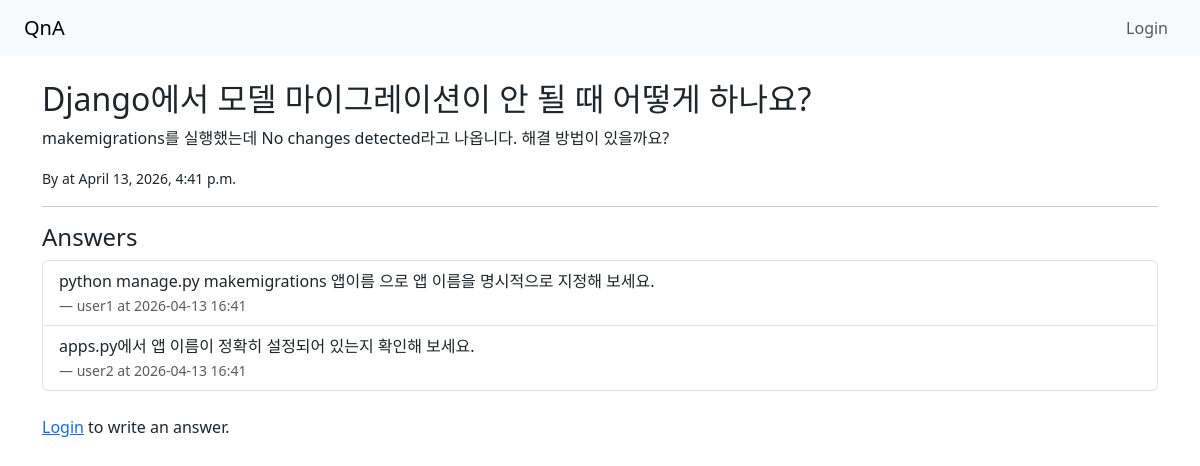
Screenshot of /question/1/ with the database file from the repository.
### qa/models.py (models this page shows, shortened)
class Question(models.Model):
    title = models.CharField(max_length=200)
    content = models.TextField()
    author = models.ForeignKey(User, on_delete=models.CASCADE)
    created_at = models.DateTimeField(auto_now_add=True)

class Answer(models.Model):
    question = models.ForeignKey(Question, on_delete=models.CASCADE, related_name='answers')
    content = models.TextField()
    author = models.ForeignKey(User, on_delete=models.CASCADE)
    created_at = models.DateTimeField(auto_now_add=True)

### qa/views.py (the view, shortened to what this page needs)
# urls.py: path('question/<int:pk>/', views.question_detail, name='question_detail'),
def question_detail(request, pk):
    question = get_object_or_404(Question, pk=pk)
    return render(request, 'qa/question_detail.html', {'question': question})

### qa/templates/qa/question_detail.html
{% extends 'qa/base.html' %}
{% block content %}
<h2>{{ question.title }}</h2>
<p>{{ question.content }}</p>
<p><small>By {{ questioon.author.username }} at {{ question.created_at }}</small></p>
<hr>
<h4>Answers</h4>
<ul class="list-group mb-4">
    {% for answer in question.answers.all %}
    <li class="list-group-item">
        {{ answer.content }}<br>
        <small class="text-muted">— {{ answer.author.username }} at {{ answer.created_at|date:"Y-m-d H:i" }}</small>
    </li>
    {% empty %}
    <li class="list-group-item">No answers yet.</li>
    {% endfor %}
</ul>
{% if user.is_authenticated %}
<h5>Write an Answer</h5>
<form method="POST">
    {% csrf_token %}
    <div class="mb-3">
        <textarea name="content" class="form-control" rows="4"
                  placeholder="Write your answer here..."></textarea>
    </div>
    <button type="submit" class="btn btn-success">Submit Answer</button>
</form>
{% else %}
<p><a href="{% url 'login' %}">Login</a> to write an answer.</p>
{% endif %}
{% endblock %}

### rows the page displays
Question: title "Django에서 모델 마이그레이션이 안 될 때 어떻게 하나요?", content "makemigrations를 실행했는데 No changes detected라고 나옵니다. 해결 방법이 있을까요?", created_at "April 13, 2026, 4:41 p.m."
Answer: content "python manage.py makemigrations 앱이름 으로 앱 이름을 명시적으로 지정해 보세요.", author.username "user1", created_at "2026-04-13 16:41"
Answer: content "apps.py에서 앱 이름이 정확히 설정되어 있는지 확인해 보세요.", author.username "user2", created_at "2026-04-13 16:41"
